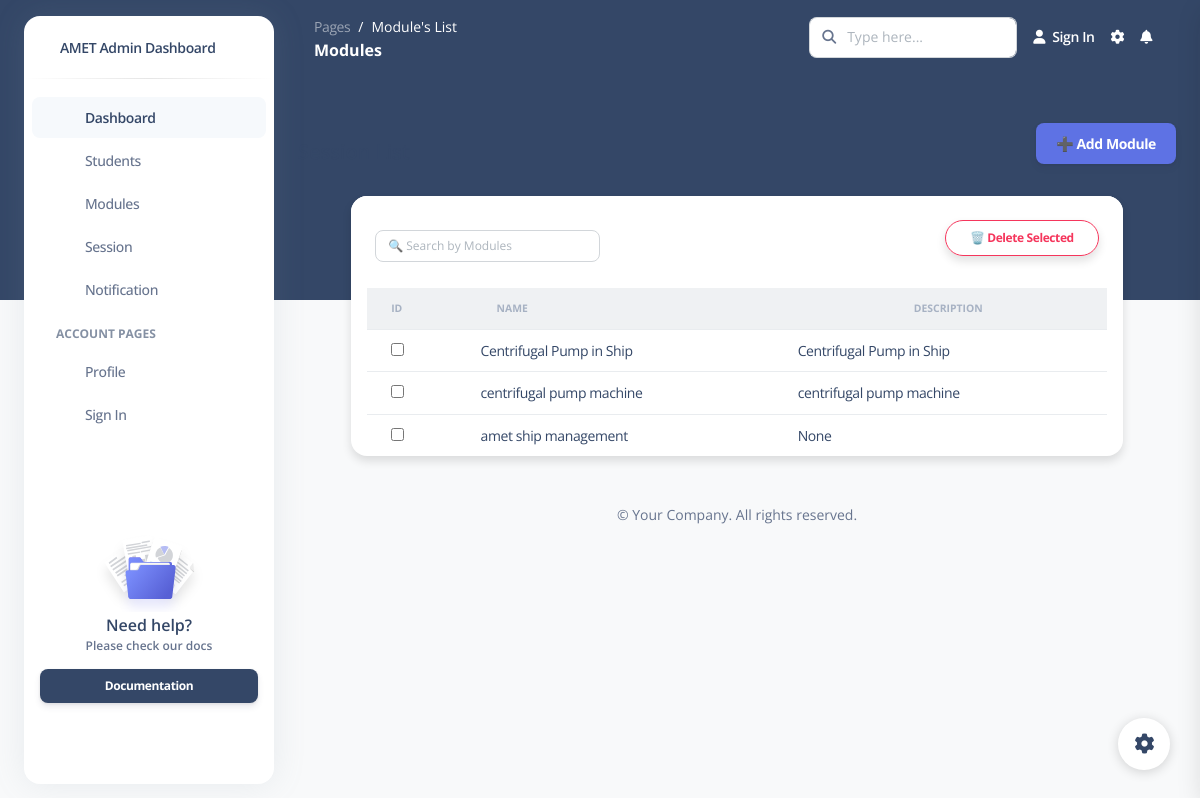
Page /modules-list/ on the committed database.
### students/models.py (models this page shows, shortened)
class Module(models.Model):
    name = models.CharField(max_length=100)
    description = models.TextField(null=True, blank=True)
    created_at = models.DateTimeField(default=timezone.now)

### students/views.py (the view)
# urls.py: path('modules-list/', module_list_view, name='module_list'),
def module_list_view(request):
    modules = Module.objects.all()
    return render(request, 'module_list.html', {'modules': modules})

### students/templates/module_list.html (shortened to what this page needs)
{% load static %}
<!DOCTYPE html>
<html lang="en">
<head>
  <link href="https://demos.creative-tim.com/argon-dashboard-pro/assets/css/nucleo-icons.css" rel="stylesheet" />
  <link href="https://demos.creative-tim.com/argon-dashboard-pro/assets/css/nucleo-svg.css" rel="stylesheet" />
  <link id="pagestyle" href="{% static 'css/argon-dashboard.css' %}" rel="stylesheet" />
</head>
<body class="g-sidenav-show   bg-gray-100">
  <div class="min-height-300 bg-dark position-absolute w-100"></div>
  <aside class="sidenav bg-white navbar navbar-vertical navbar-expand-xs border-0 border-radius-xl my-3 fixed-start ms-4 " id="sidenav-main">
    <div class="sidenav-header">
      <a class="navbar-brand m-0" href="{% url 'admin_dashboard' %}"  >
        <span class="ms-1 font-weight-bold">AMET Admin Dashboard</span>
      </a>
    </div>
    <hr class="horizontal dark mt-0">
    <div class="collapse navbar-collapse  w-auto " id="sidenav-collapse-main">
      <ul class="navbar-nav">
        <li class="nav-item">
          <a class="nav-link active" href="{% url 'admin_dashboard' %}">
            <div class="icon icon-shape icon-sm border-radius-md text-center me-2 d-flex align-items-center justify-content-center">
            </div>
            <span class="nav-link-text ms-1">Dashboard</span>
          </a>
        </li>
        <li class="nav-item">
          <a class="nav-link " href="{% url 'student_profile' %}">
            <div class="icon icon-shape icon-sm border-radius-md text-center me-2 d-flex align-items-center justify-content-center">
            </div>
            <span class="nav-link-text ms-1">Students</span>
          </a>
        </li>
        <li class="nav-item">
          <a class="nav-link " href="{% url 'module_list' %}">
            <div class="icon icon-shape icon-sm border-radius-md text-center me-2 d-flex align-items-center justify-content-center">
            </div>
            <span class="nav-link-text ms-1">Modules</span>
          </a>
        </li>
        <li class="nav-item">
          <a class="nav-link " href="{% url 'sessions_list' %}">
            <div class="icon icon-shape icon-sm border-radius-md text-center me-2 d-flex align-items-center justify-content-center">
            </div>
            <span class="nav-link-text ms-1">Session</span>
          </a>
        </li>
        <li class="nav-item">
          <a class="nav-link " href="">
            <div class="icon icon-shape icon-sm border-radius-md text-center me-2 d-flex align-items-center justify-content-center">
            </div>
            <span class="nav-link-text ms-1">Notification</span>
          </a>
        </li>
        <li class="nav-item mt-3">
          <h6 class="ps-4 ms-2 text-uppercase text-xs font-weight-bolder opacity-6">Account pages</h6>
        </li>
        <li class="nav-item">
          <a class="nav-link " href="">
            <div class="icon icon-shape icon-sm border-radius-md text-center me-2 d-flex align-items-center justify-content-center">
            </div>
            <span class="nav-link-text ms-1">Profile</span>
          </a>
        </li>
        <li class="nav-item">
          <a class="nav-link " href="{% url 'admin_login' %}">
            <div class="icon icon-shape icon-sm border-radius-md text-center me-2 d-flex align-items-center justify-content-center">
            </div>
            <span class="nav-link-text ms-1">Sign In</span>
          </a>
        </li>
      </ul>
    </div>
    <div class="sidenav-footer mx-3 ">
      <div class="card card-plain shadow-none" id="sidenavCard">
        <img class="w-50 mx-auto" src="{% static 'asset/img copy/illustrations/icon-documentation.svg' %}" alt="sidebar_illustration">
        <div class="card-body text-center p-3 w-100 pt-0">
          <div class="docs-info">
            <h6 class="mb-0">Need help?</h6>
            <p class="text-xs font-weight-bold mb-0">Please check our docs</p>
          </div>
        </div>
      </div>
      <a href="" target="_blank" class="btn btn-dark btn-sm w-100 mb-3">Documentation</a>
    </div>
  </aside>
  <main class="main-content position-relative border-radius-lg ">
    <nav class="navbar navbar-main navbar-expand-lg px-0 mx-4 shadow-none border-radius-xl " id="navbarBlur" data-scroll="false">
      <div class="container-fluid py-1 px-3">
        <nav aria-label="breadcrumb">
          <ol class="breadcrumb bg-transparent mb-0 pb-0 pt-1 px-0 me-sm-6 me-5">
            <li class="breadcrumb-item text-sm"><a class="opacity-5 text-white" href="javascript:;">Pages</a></li>
            <li class="breadcrumb-item text-sm text-white active" aria-current="page">Module's List</li>
          </ol>
          <h6 class="font-weight-bolder text-white mb-0">Modules</h6>
        </nav>
        <div class="collapse navbar-collapse mt-sm-0 mt-2 me-md-0 me-sm-4" id="navbar">
          <div class="ms-md-auto pe-md-3 d-flex align-items-center">
            <div class="input-group">
              <span class="input-group-text text-body"><i class="fas fa-search" aria-hidden="true"></i></span>
              <input type="text" class="form-control" placeholder="Type here...">
            </div>
          </div>
          <ul class="navbar-nav  justify-content-end">
            <li class="nav-item d-flex align-items-center">
              <a href="{% url 'admin_login' %}" class="nav-link text-white font-weight-bold px-0">
                <i class="fa fa-user me-sm-1"></i>
                <span class="d-sm-inline d-none">Sign In</span>
              </a>
            </li>
            <li class="nav-item px-3 d-flex align-items-center">
              <a href="javascript:;" class="nav-link text-white p-0">
                <i class="fa fa-cog fixed-plugin-button-nav cursor-pointer"></i>
              </a>
            </li>
            <li class="nav-item dropdown pe-2 d-flex align-items-center">
              <a href="javascript:;" class="nav-link text-white p-0" id="dropdownMenuButton" data-bs-toggle="dropdown" aria-expanded="false">
                <i class="fa fa-bell cursor-pointer"></i>
              </a>
            </li>
          </ul>
        </div>
      </div>
    </nav>
    <div class="container-fluid py-4">
  </div>
  <div class="d-flex justify-content-between align-items-center px-4 mb-3">
    <h5 class="mb-0 fw-bold">Session List</h5>
    <a href="{% url 'add_module'%}" class="btn btn-primary">
      ➕ Add Module
    </a>
  </div>
  <div class="row">
    <div class="col-12">
      <div class="card border-0 shadow-sm rounded-4 col-md-11 col-lg-10 mx-auto ">
        <div class="card-header bg-white border-bottom-0 pb-3 px-4">
          <div class="row justify-content-between align-items-center">
            <div class="col-md-4">
              <input
                type="text"
                id="studentSearch"
                class="form-control form-control-sm"
                placeholder="🔍 Search by Modules"
                onkeyup="filterStudents()"
              />
            </div>
            <div class="col-md-auto text-end">
              <form method="POST" action="{% url 'bulk_delete_modules' %}" class="d-inline">
                <button type="submit"
                        class="btn btn-outline-danger btn-sm shadow-sm fw-semibold rounded-pill px-4 py-2"
                        onclick="return confirm('Are you sure you want to delete the selected modules?')">
                  🗑️ Delete Selected
                </button>
            </div>
          </div>
        </div>
        <div class="table-responsive px-3">
          <table class="table align-middle table-hover mb-0">
            <thead class="table-light text-uppercase small">
              <tr>
                <th class="text-uppercase text-secondary text-xxs font-weight-bolder opacity-7">ID</th>
                <th class="text-uppercase text-secondary text-xxs font-weight-bolder opacity-7">Name</th>
                <th class="text-center text-uppercase text-secondary text-xxs font-weight-bolder opacity-7">Description</th>
              </tr>
            </thead>
            <tbody>
              {% for module in modules %}
              <tr>
                <td class="ps-4">
            <input type="checkbox" name="selected_ids" value="{{ module.id }}">
          </td>
                <td>
                  <a href="{% url 'edit_module' module.id %}" class="mb-0 text-sm">
                    {{ module.name }}
                    </a>
                </td>
                <td>
                    <a href="{% url 'edit_module' module.id %}" class="mb-0 text-sm">
                    {{ module.description}}
                    </a>
                </td>
              </tr>
              {% empty %}
              <tr>
                <td colspan="3" class="text-center py-4 text-muted">No modules found.</td>
              </tr>
              {% endfor %}
            </tbody>
          </table>
        </div>
      </div>
    </div>
  </div>
  <footer class="footer pt-5">
    <div class="container-fluid">
      <div class="row text-center">
        <div class="col text-muted small">
          &copy; {{ year }} Your Company. All rights reserved.
        </div>
      </div>
    </div>
  </footer>
  </main>
  <div class="fixed-plugin">
    <a class="fixed-plugin-button text-dark position-fixed px-3 py-2">
      <i class="fa fa-cog py-2"> </i>
    </a>
  </div>
</body>
</html>

### rows in the picture
Module: name "Centrifugal Pump in Ship", description "Centrifugal Pump in Ship"
Module: name "centrifugal pump machine", description "centrifugal pump machine"
Module: name "amet ship management", description "None"
